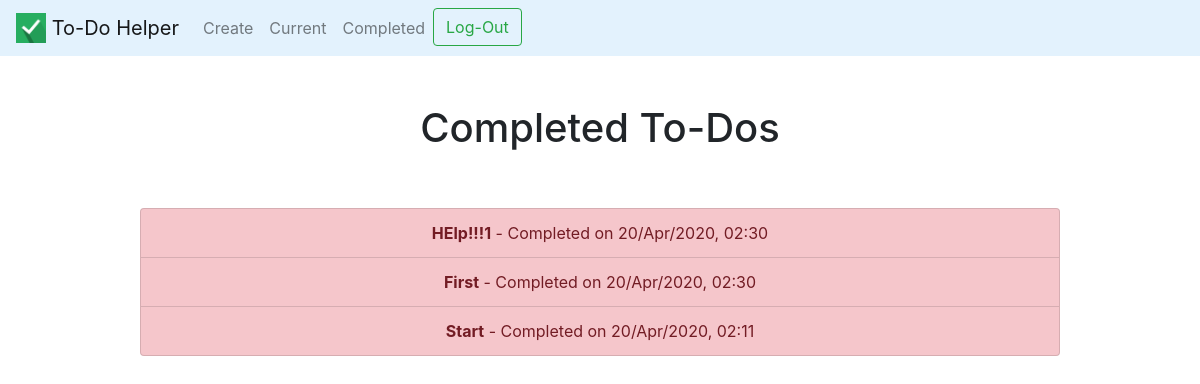
Page /completed/ (signed in) on the committed database.
### todo/models.py (models this page shows, shortened)
class Todo(models.Model):
    title = models.CharField(max_length=100)
    memo = models.TextField(blank=True)
    created = models.DateTimeField(auto_now_add=True)
    date_completed = models.DateTimeField(null=True, blank=True)
    important = models.BooleanField(default=False)
    user = models.ForeignKey(User, on_delete=models.CASCADE)

### todo/views.py (the view)
# urls.py: path('completed/', views.completedtodos, name='completedtodos'),
@login_required
def completedtodos(request):
    todos = Todo.objects.filter(user=request.user, date_completed__isnull=False).order_by('-date_completed')
    return render(request, 'todo/completedtodos.html', {'todos':todos})

### todo/templates/todo/completedtodos.html
{% extends "todo/base.html" %}
{% block content %}
    <div class="row justify-content-center mt-5">
        <div class="col-md-10">
            <h1>Completed To-Dos</h1>
        </div>
    </div>
    <div class="row justify-content-center mt-5">
        <div class="col-md-10">
            <div class="list-group">
                {% for todo in todos %}
                    <a href="{% url 'viewtodo' todo.id %}" class="list-group-item list-group-item-action{% if todo.important %} list-group-item-danger{% endif %}"><b>{{ todo.title }}</b> - Completed on {{ todo.date_completed|date:'j/M/Y, H:i' }}</a>
                {% endfor %}
            </div>
        </div>
    </div>
{% endblock %}

### rows in the picture
Todo: title "HElp!!!1", date_completed "20/Apr/2020, 02:30"
Todo: title "First", date_completed "20/Apr/2020, 02:30"
Todo: title "Start", date_completed "20/Apr/2020, 02:11"
